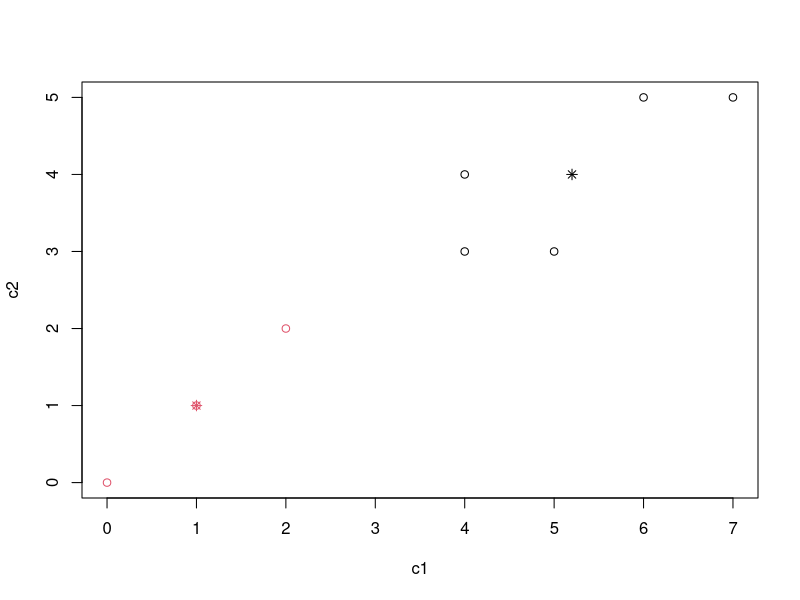
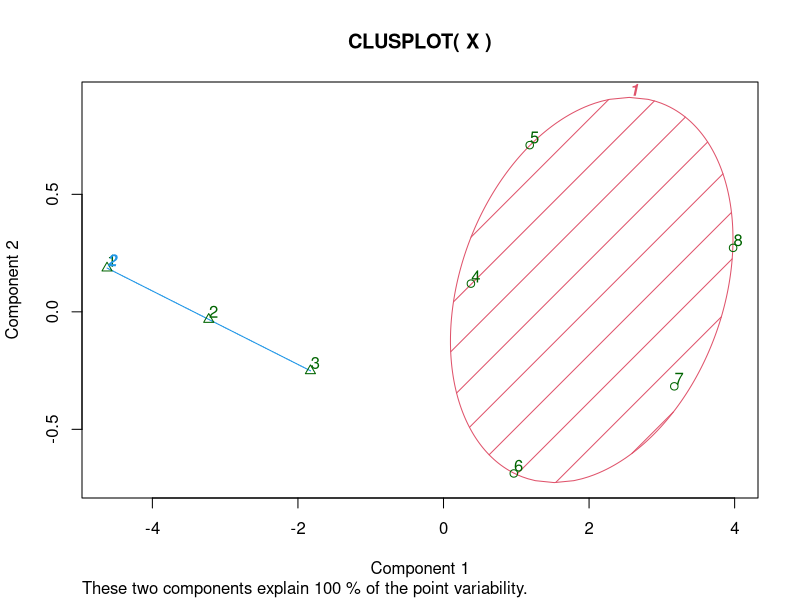

The R source for these figures, in order: (Note: this script raises an error after producing the figures.)
#Clustering - Built in Data Set

library(cluster)
library(fpc)

#Simple Eg
X <- data.frame(c1=c(0,1,2,4,5,4,6,7),c2=c(0,1,2,3,3,4,5,5))
km <- kmeans(X, center=2)
km
plot(X,col=km$cluster)
points(km$center,col=1:2,pch=8,cex=1)
cluster::clusplot(X, km$cluster, color=TRUE, shade=TRUE, 
         labels=2, lines=0)


#Iris



k1 <- kmeans(x=iris[, 1:4], centers=3)
k1
k1$centers
plot(k1)
plot(k1, data=iris)
clus <- kmeans(iris[,1:4], centers=3)
cluster::plotcluster(cust_data, clus$cluster)
?plotclus


#Example2 -----
library(cluster)
library(fpc)

data(iris)
dat <- iris[, -5] # without known classification 
# Kmeans clustre analysis
clus <- kmeans(dat, centers=3)
# Fig 01
plotcluster(dat, clus$cluster)

clusplot(dat, clus$cluster, color=TRUE, shade=TRUE, 
         labels=2, lines=0)



with(iris, pairs(dat, col=c(1:3)[clus$cluster])) 


?hclust
?cutree
